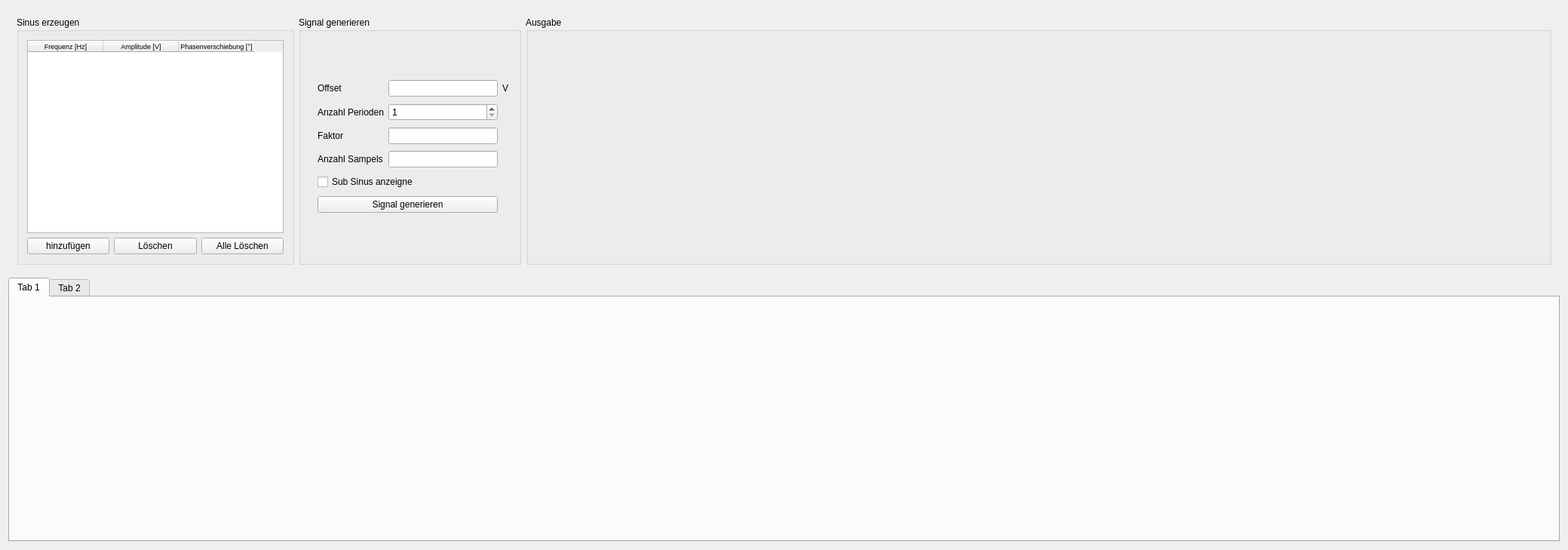
<?xml version="1.0" encoding="UTF-8"?>
<ui version="4.0">
 <class>main_ui</class>
 <widget class="QMainWindow" name="main_ui">
  <property name="geometry">
   <rect>
    <x>0</x>
    <y>0</y>
    <width>2079</width>
    <height>729</height>
   </rect>
  </property>
  <property name="windowTitle">
   <string>windowTitle</string>
  </property>
  <widget class="QWidget" name="central_widget">
   <layout class="QVBoxLayout" name="verticalLayout">
    <item>
     <widget class="QWidget" name="widget" native="true">
      <layout class="QGridLayout" name="gridLayout_2">
       <item row="0" column="2">
        <widget class="QGroupBox" name="groupBox_2">
         <property name="title">
          <string>Ausgabe</string>
         </property>
         <layout class="QGridLayout" name="gridLayout_4">
          <item row="0" column="1">
           <layout class="QHBoxLayout" name="SinusSignalPlot"/>
          </item>
         </layout>
        </widget>
       </item>
       <item row="0" column="1">
        <widget class="QGroupBox" name="groupBox">
         <property name="maximumSize">
          <size>
           <width>295</width>
           <height>16777215</height>
          </size>
         </property>
         <property name="title">
          <string>Signal generieren</string>
         </property>
         <layout class="QGridLayout" name="gridLayout">
          <item row="0" column="0">
           <widget class="QWidget" name="widget_2" native="true">
            <property name="minimumSize">
             <size>
              <width>275</width>
              <height>206</height>
             </size>
            </property>
            <property name="maximumSize">
             <size>
              <width>275</width>
              <height>206</height>
             </size>
            </property>
            <layout class="QGridLayout" name="gridLayout_5">
             <item row="0" column="2">
              <widget class="QLabel" name="label_10">
               <property name="text">
                <string>V</string>
               </property>
              </widget>
             </item>
             <item row="1" column="0">
              <widget class="QLabel" name="label_11">
               <property name="text">
                <string>Anzahl Perioden</string>
               </property>
              </widget>
             </item>
             <item row="1" column="1">
              <widget class="QSpinBox" name="sb_abs">
               <property name="minimum">
                <number>1</number>
               </property>
               <property name="maximum">
                <number>9999</number>
               </property>
               <property name="value">
                <number>1</number>
               </property>
              </widget>
             </item>
             <item row="2" column="0">
              <widget class="QLabel" name="label_9">
               <property name="text">
                <string>Faktor</string>
               </property>
              </widget>
             </item>
             <item row="3" column="0">
              <widget class="QLabel" name="label_12">
               <property name="text">
                <string>Anzahl Sampels</string>
               </property>
              </widget>
             </item>
             <item row="4" column="0" colspan="2">
              <widget class="QCheckBox" name="cb_subsinus_visible">
               <property name="text">
                <string>Sub Sinus anzeigne</string>
               </property>
              </widget>
             </item>
             <item row="5" column="0" colspan="2">
              <widget class="QPushButton" name="bn_calc_sinus">
               <property name="text">
                <string>Signal generieren</string>
               </property>
              </widget>
             </item>
             <item row="0" column="0">
              <widget class="QLabel" name="label_4">
               <property name="text">
                <string>Offset</string>
               </property>
              </widget>
             </item>
             <item row="0" column="1">
              <widget class="QLineEdit" name="le_offset">
               <property name="inputMethodHints">
                <set>Qt::ImhDigitsOnly</set>
               </property>
              </widget>
             </item>
             <item row="2" column="1">
              <widget class="QLineEdit" name="le_factor">
               <property name="inputMethodHints">
                <set>Qt::ImhDigitsOnly</set>
               </property>
              </widget>
             </item>
             <item row="3" column="1">
              <widget class="QLineEdit" name="le_samples"/>
             </item>
            </layout>
           </widget>
          </item>
         </layout>
        </widget>
       </item>
       <item row="0" column="0">
        <widget class="QGroupBox" name="groupBox_3">
         <property name="maximumSize">
          <size>
           <width>368</width>
           <height>16777215</height>
          </size>
         </property>
         <property name="title">
          <string>Sinus erzeugen</string>
         </property>
         <layout class="QGridLayout" name="gridLayout_3">
          <item row="1" column="1">
           <widget class="QPushButton" name="bn_delete">
            <property name="text">
             <string>Löschen</string>
            </property>
           </widget>
          </item>
          <item row="1" column="2">
           <widget class="QPushButton" name="bn_delete_all">
            <property name="text">
             <string>Alle Löschen</string>
            </property>
           </widget>
          </item>
          <item row="1" column="0">
           <widget class="QPushButton" name="bn_add">
            <property name="text">
             <string>hinzufügen</string>
            </property>
           </widget>
          </item>
          <item row="0" column="0" colspan="3">
           <widget class="QTableWidget" name="table_sinus">
            <attribute name="verticalHeaderVisible">
             <bool>false</bool>
            </attribute>
            <column>
             <property name="text">
              <string>Frequenz [Hz]</string>
             </property>
             <property name="font">
              <font>
               <pointsize>7</pointsize>
              </font>
             </property>
            </column>
            <column>
             <property name="text">
              <string>Amplitude [V]</string>
             </property>
             <property name="font">
              <font>
               <pointsize>7</pointsize>
              </font>
             </property>
            </column>
            <column>
             <property name="text">
              <string>Phasenverschiebung [°]</string>
             </property>
             <property name="font">
              <font>
               <pointsize>7</pointsize>
              </font>
             </property>
            </column>
           </widget>
          </item>
         </layout>
        </widget>
       </item>
      </layout>
     </widget>
    </item>
    <item>
     <widget class="QTabWidget" name="tabWidget">
      <widget class="QWidget" name="tab">
       <attribute name="title">
        <string>Tab 1</string>
       </attribute>
      </widget>
      <widget class="QWidget" name="tab_2">
       <attribute name="title">
        <string>Tab 2</string>
       </attribute>
      </widget>
     </widget>
    </item>
   </layout>
  </widget>
 </widget>
 <layoutdefault spacing="6" margin="11"/>
 <resources/>
 <connections/>
</ui>
